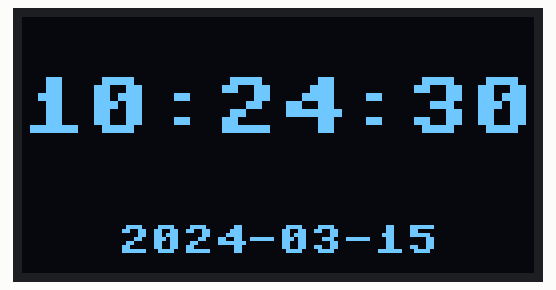
Recording of a program running on a simulated Raspberry Pi Pico running MicroPython. Shown: 128×64 one-colour display. The clock reads 2024-03-15 10:24:30 at power-on unless the program sets it.

Above: at 0.1 s.
At 4.3 s:
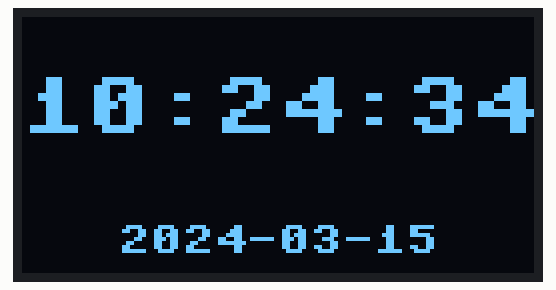
At 9.6 s:
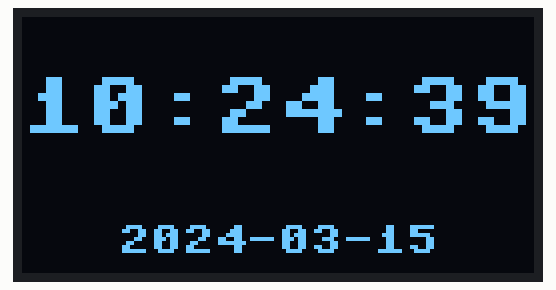
At 19.0 s:
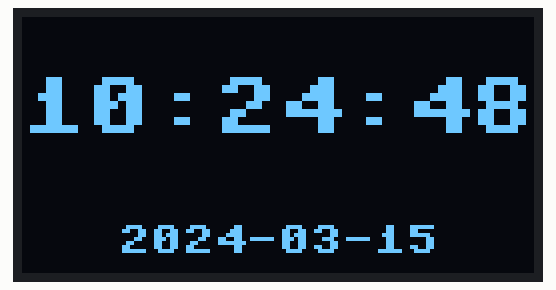
At 28.5 s:
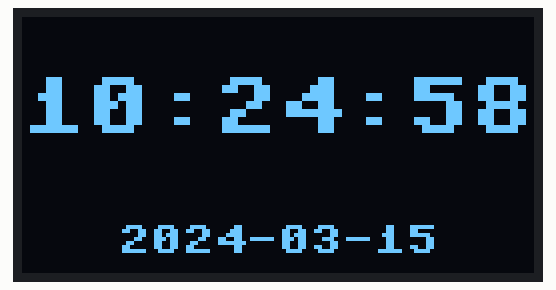
At 39.0 s:
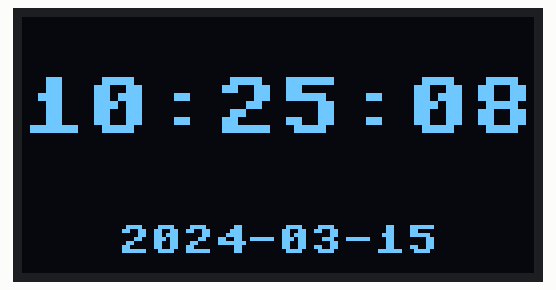

Measured:
- what the display in image 0 shows lasts 1.0 s, from 0.1 s to 1.1 s
- what the display in image 2 shows lasts 1.1 s, from 9.5 s to 10.6 s

The program:

digital_clock.py
```python
import machine
import utime
import ssd1306
import framebuf  # Added this import

# I2C Setup (SDA=GP0, SCL=GP1)
i2c = machine.I2C(0, sda=machine.Pin(0), scl=machine.Pin(1), freq=400000)
oled = ssd1306.SSD1306_I2C(128, 64, i2c)
rtc = machine.RTC()

def draw_scaled_text(text, x_pos, y_pos, scale):
    """Draws text larger by scaling the built-in font."""
    for char in text:
        # Create a tiny 8x8 buffer for a single character
        char_buf = bytearray(8)
        # Fixed the module reference here:
        fb = framebuf.FrameBuffer(char_buf, 8, 8, framebuf.MONO_VLSB)
        fb.text(char, 0, 0, 1)

        for y in range(8):
            for x in range(8):
                if fb.pixel(x, y):
                    # Draw a scaled block
                    for sx in range(scale):
                        for sy in range(scale):
                            # Ensure we don't draw outside the 128x64 boundary
                            draw_x = x_pos + (x * scale) + sx
                            draw_y = y_pos + (y * scale) + sy
                            if draw_x < 128 and draw_y < 64:
                                oled.pixel(draw_x, draw_y, 1)
        x_pos += 8 * scale

while True:
    t = rtc.datetime()
    # Format HH:MM:SS
    time_str = "{:02d}:{:02d}:{:02d}".format(t[4], t[5], t[6])
    # Format YYYY-MM-DD
    date_str = "{:04d}-{:02d}-{:02d}".format(t[0], t[1], t[2])

    oled.fill(0)

    # Scale 2 makes the text twice as big.
    # (8 pixels * 8 chars * 2 = 128 pixels wide, fits perfectly!)
    draw_scaled_text(time_str, 0, 15, scale=2)

    # Date at the very bottom
    oled.text(date_str, 24, 52)

    oled.show()
    utime.sleep(1)
```
